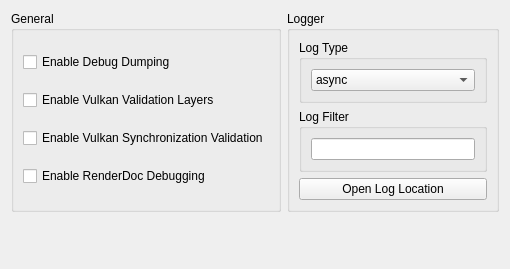
      <widget class="QWidget" name="debugTabContents">
       <property name="geometry">
        <rect>
         <x>0</x>
         <y>0</y>
         <width>510</width>
         <height>269</height>
        </rect>
       </property>
       <layout class="QVBoxLayout" name="debugTabVLayout" stretch="0,1">
        <item>
         <layout class="QHBoxLayout" name="horizontalLayout_4">
          <property name="leftMargin">
           <number>0</number>
          </property>
          <property name="topMargin">
           <number>0</number>
          </property>
          <item>
           <layout class="QHBoxLayout" name="debugTabHLayout" stretch="1">
            <item>
             <widget class="QGroupBox" name="debugTabGroupBox">
              <property name="enabled">
               <bool>true</bool>
              </property>
              <property name="title">
               <string>General</string>
              </property>
              <property name="alignment">
               <set>Qt::AlignmentFlag::AlignLeading|Qt::AlignmentFlag::AlignLeft|Qt::AlignmentFlag::AlignTop</set>
              </property>
              <layout class="QVBoxLayout" name="debugTabLayout">
               <item>
                <widget class="QCheckBox" name="debugDump">
                 <property name="text">
                  <string>Enable Debug Dumping</string>
                 </property>
                </widget>
               </item>
               <item>
                <widget class="QCheckBox" name="vkValidationCheckBox">
                 <property name="text">
                  <string>Enable Vulkan Validation Layers</string>
                 </property>
                </widget>
               </item>
               <item>
                <widget class="QCheckBox" name="vkSyncValidationCheckBox">
                 <property name="text">
                  <string>Enable Vulkan Synchronization Validation</string>
                 </property>
                </widget>
               </item>
               <item>
                <widget class="QCheckBox" name="rdocCheckBox">
                 <property name="text">
                  <string>Enable RenderDoc Debugging</string>
                 </property>
                </widget>
               </item>
              </layout>
             </widget>
            </item>
           </layout>
          </item>
          <item>
           <layout class="QVBoxLayout" name="loggerTabLayoutRight">
            <item>
             <widget class="QGroupBox" name="loggerGroupBox">
              <property name="title">
               <string>Logger</string>
              </property>
              <layout class="QVBoxLayout" name="loggerLayout">
               <item>
                <widget class="QWidget" name="LogTypeWidget" native="true">
                 <layout class="QVBoxLayout" name="LogTypeLayout">
                  <property name="leftMargin">
                   <number>0</number>
                  </property>
                  <property name="topMargin">
                   <number>0</number>
                  </property>
                  <property name="rightMargin">
                   <number>0</number>
                  </property>
                  <property name="bottomMargin">
                   <number>0</number>
                  </property>
                  <item>
                   <widget class="QGroupBox" name="logTypeGroupBox">
                    <property name="title">
                     <string>Log Type</string>
                    </property>
                    <layout class="QVBoxLayout" name="logTypeBoxLayout">
                     <item>
                      <widget class="QComboBox" name="logTypeComboBox">
                       <item>
                        <property name="text">
                         <string>async</string>
                        </property>
                       </item>
                       <item>
                        <property name="text">
                         <string>sync</string>
                        </property>
                       </item>
                      </widget>
                     </item>
                    </layout>
                   </widget>
                  </item>
                 </layout>
                </widget>
               </item>
               <item>
                <layout class="QVBoxLayout" name="vLayoutLogFilter">
                 <property name="spacing">
                  <number>6</number>
                 </property>
                 <property name="leftMargin">
                  <number>0</number>
                 </property>
                 <item>
                  <layout class="QHBoxLayout" name="hLayoutLogFilter">
                   <item>
                    <widget class="QGroupBox" name="logFilter">
                     <property name="title">
                      <string>Log Filter</string>
                     </property>
                     <layout class="QVBoxLayout" name="logFilterLayout">
                      <item>
                       <widget class="QLineEdit" name="logFilterLineEdit"/>
                      </item>
                     </layout>
                    </widget>
                   </item>
                  </layout>
                 </item>
                </layout>
               </item>
               <item>
                <widget class="QPushButton" name="OpenLogLocationButton">
                 <property name="text">
                  <string>Open Log Location</string>
                 </property>
                </widget>
               </item>
              </layout>
             </widget>
            </item>
           </layout>
          </item>
         </layout>
        </item>
        <item>
         <spacer name="debugTabSpacer">
          <property name="orientation">
           <enum>Qt::Orientation::Vertical</enum>
          </property>
          <property name="sizeType">
           <enum>QSizePolicy::Policy::MinimumExpanding</enum>
          </property>
          <property name="sizeHint" stdset="0">
           <size>
            <width>0</width>
            <height>0</height>
           </size>
          </property>
         </spacer>
        </item>
       </layout>
      </widget>
